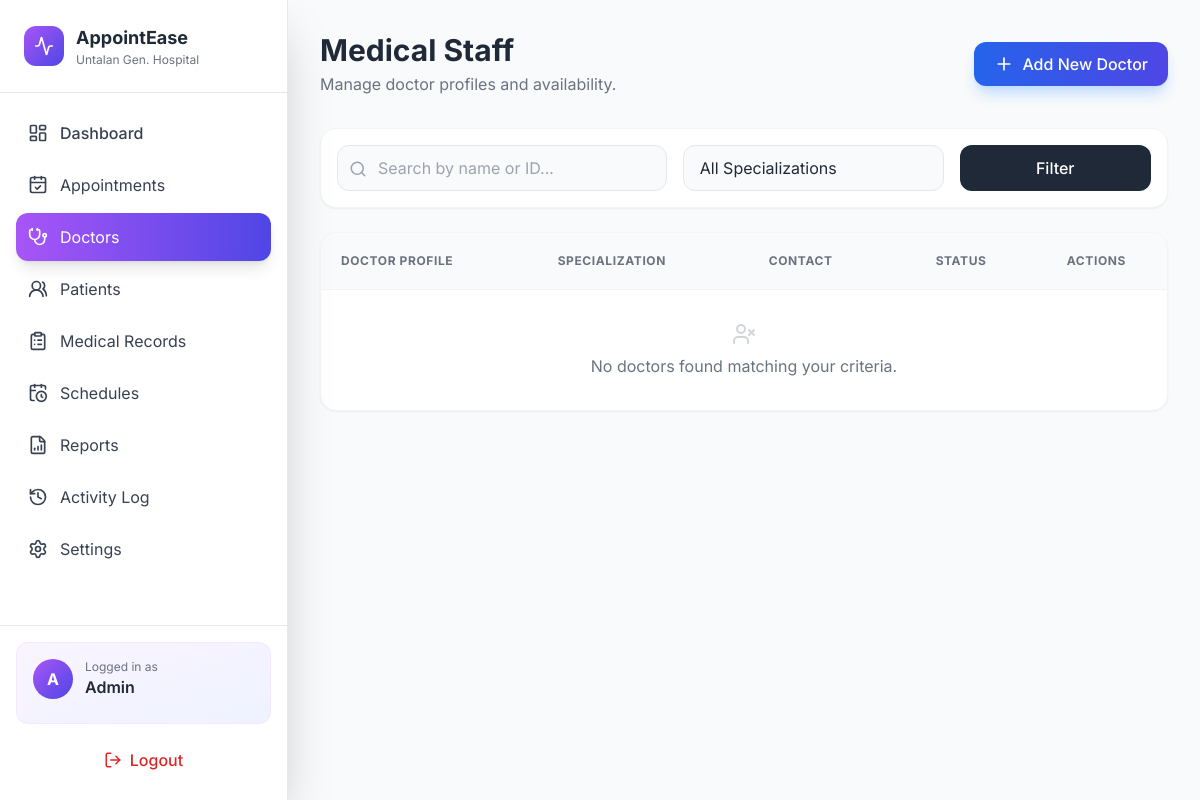
The app's page /doctors_info_report.php (signed in), older data.
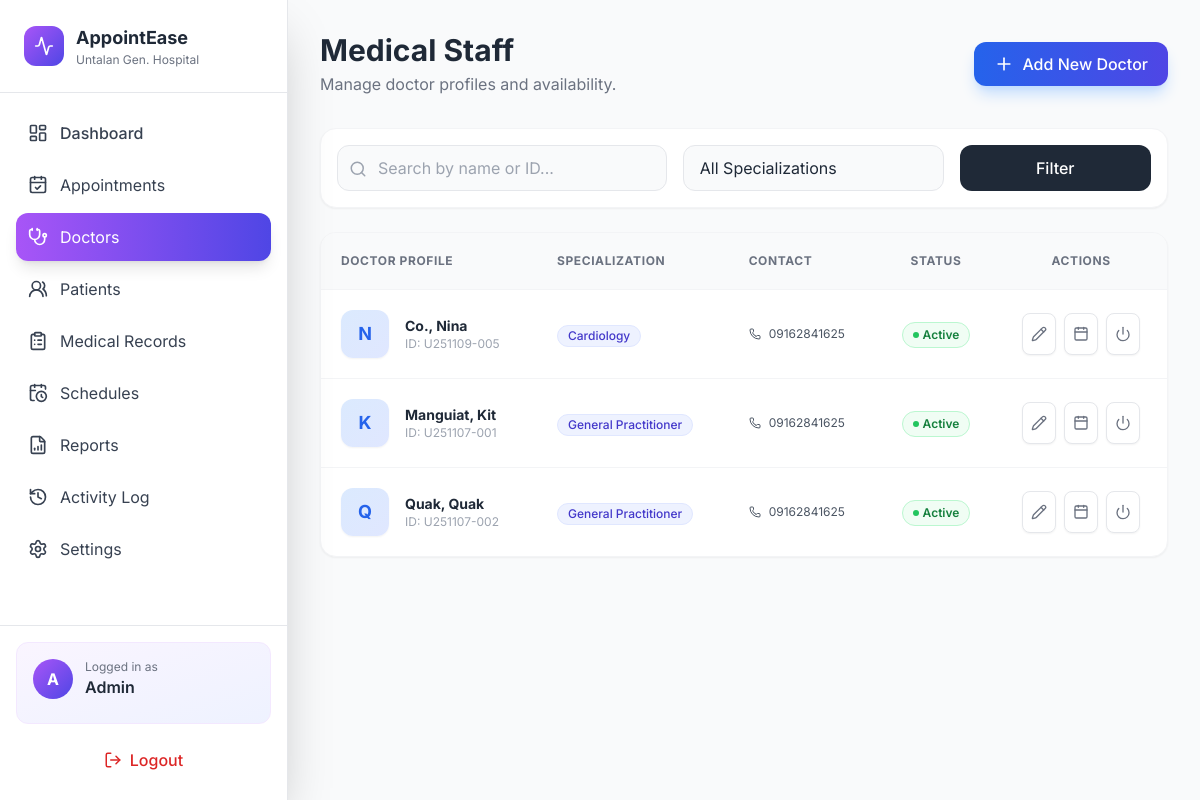
The same page, newer data.
### tables this page shows
CREATE TABLE `tbluser` (
  `id` int(11) NOT NULL,
  `user_id` varchar(30) NOT NULL,
  `user_name` varchar(30) NOT NULL,
  `password` varchar(255) NOT NULL,
  `user_type` varchar(10) NOT NULL,
  `status` int(11) NOT NULL
);

CREATE TABLE `tblinfo` (
  `id` int(11) NOT NULL,
  `user_id` varchar(30) NOT NULL,
  `last_name` varchar(40) NOT NULL,
  `first_name` varchar(50) NOT NULL,
  `email` varchar(100) DEFAULT NULL,
  `middle_name` varchar(40) NOT NULL,
  `specialization` varchar(30) NOT NULL,
  `bdate` date NOT NULL,
  `gender` varchar(10) NOT NULL,
  `address` varchar(200) NOT NULL,
  `contact` varchar(20) NOT NULL,
  `image` varchar(50) NOT NULL
);

### doctors_info_report.php (the view, shortened to what the changed rows need)
<?php
require_once 'db.php';
try {
    $sql = "SELECT u.user_id, u.status AS account_status,
                   i.first_name, i.last_name, i.specialization, i.contact, i.image
            FROM tbluser u
            LEFT JOIN tblinfo i ON i.user_id = u.user_id
            WHERE u.user_type = 'doctor'";
    $params = [];
    $sql .= " ORDER BY i.last_name, i.first_name";
    $stmt = $pdo->prepare($sql);
    $stmt->execute($params);
    $doctors = $stmt->fetchAll(PDO::FETCH_ASSOC);
} catch (Exception $e) {
    die("Database Error: " . $e->getMessage());
}
?>
<!doctype html>
<html lang="en">
<head>
  <script src="https://cdn.tailwindcss.com"></script>
</head>
<body class="bg-gray-50 text-gray-800">
  <div class="flex h-screen overflow-hidden">
    <?php include 'includes/admin_sidebar.php'; ?>
    <main class="flex-1 overflow-auto">
      <div class="p-8">
        <div class="flex flex-col md:flex-row justify-between items-start md:items-center mb-8 gap-4">
            <div>
                <h1 class="text-3xl font-bold text-gray-800">Medical Staff</h1>
            </div>
        </div>
        <div class="bg-white rounded-2xl shadow-sm border border-gray-100 overflow-hidden">
            <div class="overflow-x-auto">
                <table class="w-full text-left border-collapse">
                    <thead class="bg-gray-50 border-b border-gray-100">
                        <tr>
                            <th class="p-5 text-xs font-bold text-gray-500 uppercase tracking-wider">Doctor Profile</th>
                            <th class="p-5 text-xs font-bold text-gray-500 uppercase tracking-wider">Specialization</th>
                            <th class="p-5 text-xs font-bold text-gray-500 uppercase tracking-wider">Contact</th>
                            <th class="p-5 text-xs font-bold text-gray-500 uppercase tracking-wider text-center">Status</th>
                            <th class="p-5 text-xs font-bold text-gray-500 uppercase tracking-wider text-center">Actions</th>
                        </tr>
                    </thead>
                    <tbody class="divide-y divide-gray-100">
                        <?php if (empty($doctors)): ?>
                            <tr>
                                <td colspan="5" class="p-8 text-center text-gray-500">
                                    <div class="flex flex-col items-center gap-2">
                                        <i data-lucide="user-x" class="text-gray-300" width="32"></i>
                                        <p>No doctors found matching your criteria.</p>
                                    </div>
                                </td>
                            </tr>
                        <?php else: foreach ($doctors as $doc):
                            $fullName = trim(($doc['last_name'] ?? '') . ', ' . ($doc['first_name'] ?? ''));
                            $initial = strtoupper(substr($doc['first_name'] ?? 'D', 0, 1));
                            $spec = $doc['specialization'] ?: 'General Practitioner';
                        ?>
                        <tr class="hover:bg-gray-50 transition group">
                            <td class="p-5">
                                <div class="flex items-center gap-4">
                                    <?php if (!empty($doc['image'])): ?>
                                        <img src="uploads/<?= htmlspecialchars($doc['image']) ?>" class="w-12 h-12 rounded-xl object-cover shadow-sm">
                                    <?php else: ?>
                                        <div class="w-12 h-12 rounded-xl bg-gradient-to-br from-blue-100 to-indigo-100 text-blue-600 flex items-center justify-center font-bold text-lg shadow-sm">
                                            <?= $initial ?>
                                        </div>
                                    <?php endif; ?>
                                    <div>
                                        <p class="font-bold text-gray-800 text-sm"><?= htmlspecialchars($fullName) ?></p>
                                        <p class="text-xs text-gray-400">ID: <?= htmlspecialchars($doc['user_id']) ?></p>
                                    </div>
                                </div>
                            </td>
                            <td class="p-5">
                                <span class="inline-flex items-center px-2.5 py-0.5 rounded-full text-xs font-medium bg-indigo-50 text-indigo-700 border border-indigo-100">
                                    <?= htmlspecialchars($spec) ?>
                                </span>
                            </td>
                            <td class="p-5">
                                <div class="flex flex-col gap-1">
                                    <?php if($doc['contact']): ?>
                                    <div class="flex items-center gap-2 text-xs text-gray-600">
                                        <i data-lucide="phone" width="12"></i> <?= htmlspecialchars($doc['contact']) ?>
                                    </div>
                                    <?php else: ?>
                                        <span class="text-xs text-gray-400">No contact info</span>
                                    <?php endif; ?>
                                </div>
                            </td>
                            <td class="p-5 text-center">
                                <?php if ($doc['account_status'] == 1): ?>
                                    <span class="inline-flex items-center gap-1 px-2.5 py-1 rounded-full text-xs font-semibold bg-green-50 text-green-700 border border-green-200">
                                        <span class="w-1.5 h-1.5 rounded-full bg-green-500"></span> Active
                                    </span>
                                <?php else: ?>
                                    <span class="inline-flex items-center gap-1 px-2.5 py-1 rounded-full text-xs font-semibold bg-red-50 text-red-700 border border-red-200">
                                        <span class="w-1.5 h-1.5 rounded-full bg-red-500"></span> Inactive
                                    </span>
                                <?php endif; ?>
                            </td>
                            <td class="p-5">
                                <div class="flex justify-center gap-2">
                                    <a href="edit_doctor.php?id=<?= $doc['user_id'] ?>" class="p-2 bg-white border border-gray-200 rounded-lg text-gray-500 hover:text-blue-600 hover:border-blue-200 transition shadow-sm" title="Edit Profile">
                                        <i data-lucide="pencil" width="16"></i>
                                    </a>
                                    <a href="doctor_schedule_manage.php?doctor_id=<?= $doc['user_id'] ?>" class="p-2 bg-white border border-gray-200 rounded-lg text-gray-500 hover:text-purple-600 hover:border-purple-200 transition shadow-sm" title="Manage Schedule">
                                        <i data-lucide="calendar" width="16"></i>
                                    </a>
                                    <form method="POST" class="inline" onsubmit="return confirm('Change status for this doctor?');">
                                        <button type="submit" name="toggle_status" class="p-2 bg-white border border-gray-200 rounded-lg text-gray-500 hover:text-orange-600 hover:border-orange-200 transition shadow-sm" title="Toggle Active Status">
                                            <i data-lucide="power" width="16"></i>
                                        </button>
                                    </form>
                                </div>
                            </td>
                        </tr>
                        <?php endforeach; endif; ?>
                    </tbody>
                </table>
            </div>
        </div>
      </div>
    </main>
  </div>
</body>
</html>

Row changes from the older to the newer data that the page shows:
added tbluser: tblinfo.first_name "N", tblinfo.last_name+first_name "Co., Nina", user "U251109-005", tblinfo.specialization "Cardiology", tblinfo.contact "09162841625", status 1 (drawn)
added tbluser: tblinfo.first_name "K", tblinfo.last_name+first_name "Manguiat, Kit", user "U251107-001", tblinfo.specialization "General Practitioner", tblinfo.contact "09162841625", status 1 (drawn)
added tbluser: tblinfo.first_name "Q", tblinfo.last_name+first_name "Quak, Quak", user "U251107-002", tblinfo.specialization "General Practitioner", tblinfo.contact "09162841625", status 1 (drawn)
Text that changed along with them:
text no longer shown: "No doctors found matching your criteria."
